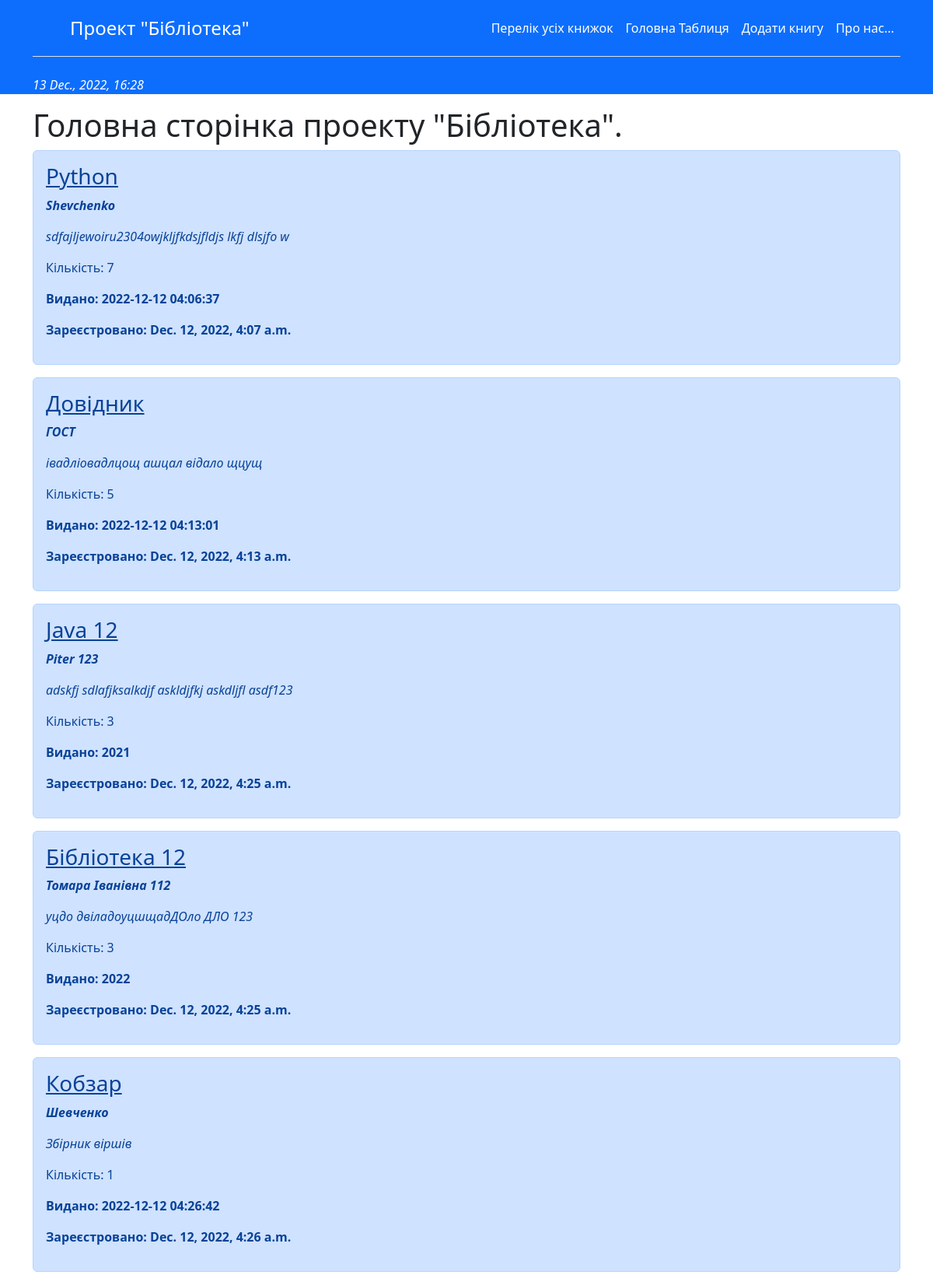
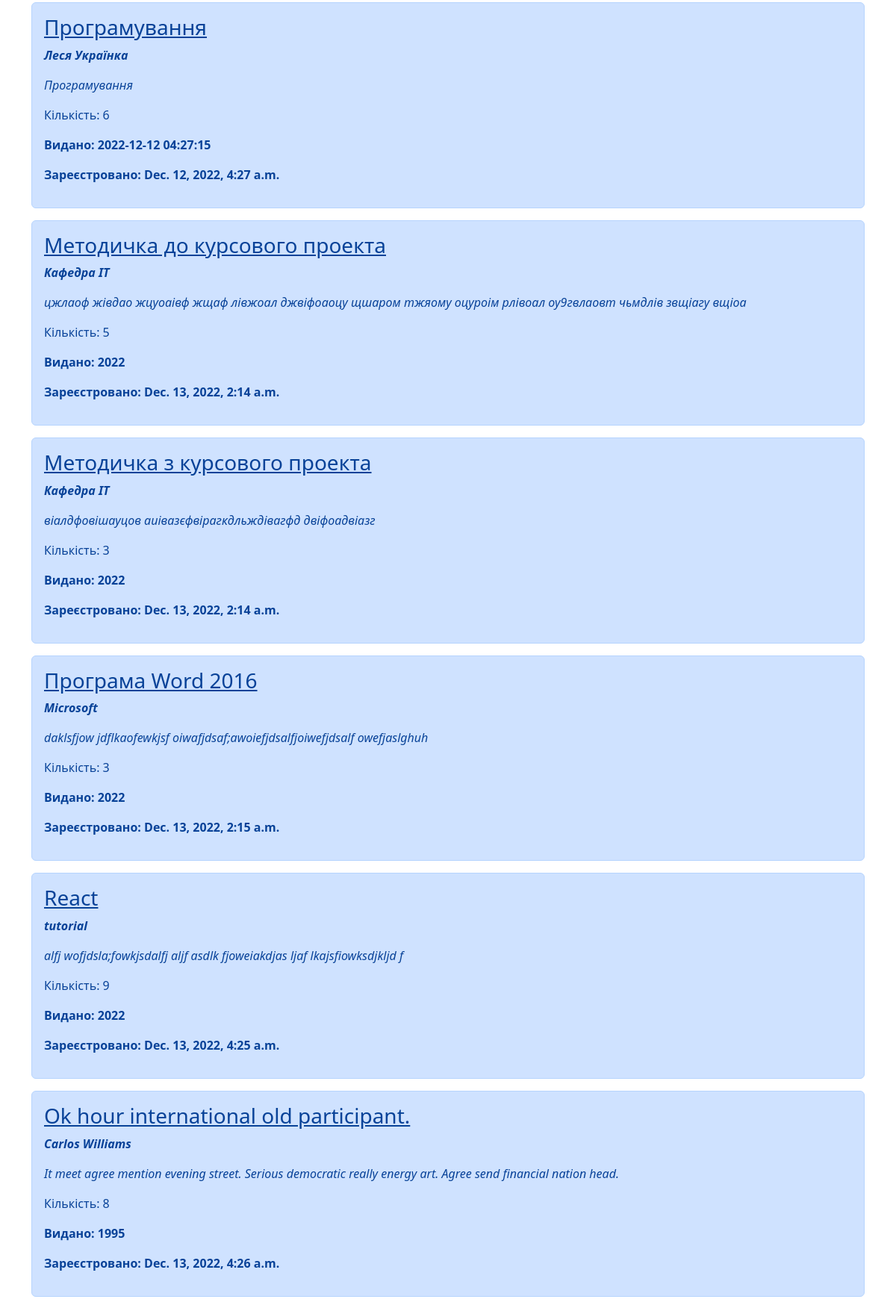
The page /books/ (upper part) on the database its author committed (2 pictures, top to bottom).
### main/models.py (models this page shows, shortened)
class Book(models.Model):
    title = models.CharField('Назва', max_length=50)
    author = models.CharField('Автор', max_length=50)
    text = models.TextField('Опис')
    published = models.CharField('Рік видання', max_length=4, default='2022')
    created = models.DateTimeField(auto_now_add=True)
    count = models.IntegerField('Кількість', default=1)
    class Meta:
        verbose_name = 'Книга'
        verbose_name_plural = 'Книги'

### main/views.py (the view)
# urls.py: path('books/', views.index, name='home'),
def index(request):
    books = Book.objects.all()
    return render(request, 'main/index.html', {'title': 'Головна сторінка', 'books': books})

### main/templates/main/index.html (shortened to what this page needs)
{% extends 'main/base.html' %}
{% block content %}
<h1>Головна сторінка проекту "Бібліотека".</h1>
{% if books %}
{% for elem in books %}
    <div class="alert alert-primary mt-1">
        <h3><u>{{ elem.title }}</u></h3>
        <p><b><i>{{ elem.author }}</i></b></p>
        <p><i>{{ elem.text }}</i></p>
        <p>Кількість: {{ elem.count }}</p>
        <p><b>Видано: {{ elem.published }}</b></p>
        <p><b>Зареєстровано: {{ elem.created }}</b></p>
    </div>
{% endfor %}
{% else %}
    <p>В даному каталозі записи відсутні.</p>
{% endif %}
{% endblock %}

### rows shown on the page
Book: title "Python", author "Shevchenko", text "sdfajljewoiru2304owjkljfkdsjfldjs lkfj dlsjfo w", count "7", published "2022-12-12 04:06:37", created "Dec. 12, 2022, 4:07 a.m."
Book: title "Довідник", author "ГОСТ", text "івадліовадлцощ ашцал відало щцущ", count "5", published "2022-12-12 04:13:01", created "Dec. 12, 2022, 4:13 a.m."
Book: title "Java 12", author "Piter 123", text "adskfj sdlafjksalkdjf askldjfkj askdljfl asdf123", count "3", published "2021", created "Dec. 12, 2022, 4:25 a.m."
Book: title "Бібліотека 12", author "Томара Іванівна 112", text "уцдо двіладоуцшщадДОло ДЛО 123", count "3", published "2022", created "Dec. 12, 2022, 4:25 a.m."
Book: title "Кобзар", author "Шевченко", text "Збірник віршів", count "1", published "2022-12-12 04:26:42", created "Dec. 12, 2022, 4:26 a.m."
Book: title "Програмування", author "Леся Українка", text "Програмування", count "6", published "2022-12-12 04:27:15", created "Dec. 12, 2022, 4:27 a.m."
Book: title "Методичка до курсового проекта", author "Кафедра ІТ", text "цжлаоф жівдао жцуоаівф жщаф лівжоал джвіфоаоцу щшаром тжяому оцуроім рлівоал оу9гвлаовт чьмдлів звщіагу вщіоа", count "5", published "2022", created "Dec. 13, 2022, 2:14 a.m."
Book: title "Методичка з курсового проекта", author "Кафедра ІТ", text "віалдфовішауцов аиівазєфвірагкдльждівагфд двіфоадвіазг", count "3", published "2022", created "Dec. 13, 2022, 2:14 a.m."
Book: title "Програма Word 2016", author "Microsoft", text "daklsfjow jdflkaofewkjsf oiwafjdsaf;awoiefjdsalfjoiwefjdsalf owefjaslghuh", count "3", published "2022", created "Dec. 13, 2022, 2:15 a.m."
Book: title "React", author "tutorial", text "alfj wofjdsla;fowkjsdalfj aljf asdlk fjoweiakdjas ljaf lkajsfiowksdjkljd f", count "9", published "2022", created "Dec. 13, 2022, 4:25 a.m."
Book: title "Ok hour international old participant.", author "Carlos Williams", text "It meet agree mention evening street. Serious democratic really energy art. Agree send financial nation head.", count "8", published "1995", created "Dec. 13, 2022, 4:26 a.m."
